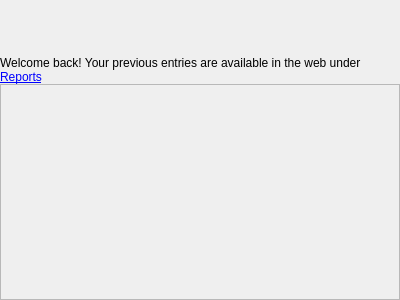
<?xml version="1.0" encoding="UTF-8"?>
<ui version="4.0">
 <class>TimeEntryListWidget</class>
 <widget class="QWidget" name="TimeEntryListWidget">
  <property name="geometry">
   <rect>
    <x>0</x>
    <y>0</y>
    <width>400</width>
    <height>300</height>
   </rect>
  </property>
  <property name="windowTitle">
   <string>Form</string>
  </property>
  <layout class="QVBoxLayout" name="verticalLayout">
   <property name="spacing">
    <number>0</number>
   </property>
   <property name="leftMargin">
    <number>0</number>
   </property>
   <property name="topMargin">
    <number>0</number>
   </property>
   <property name="rightMargin">
    <number>0</number>
   </property>
   <property name="bottomMargin">
    <number>0</number>
   </property>
   <item>
    <widget class="TimerWidget" name="timer" native="true">
     <property name="minimumSize">
      <size>
       <width>0</width>
       <height>56</height>
      </size>
     </property>
     <property name="maximumSize">
      <size>
       <width>16777215</width>
       <height>56</height>
      </size>
     </property>
    </widget>
   </item>
   <item>
    <widget class="QLabel" name="blankView">
     <property name="text">
      <string>Welcome back! Your previous entries are available in the web under &lt;a href=&quot;#reports&quot;&gt;Reports&lt;/a&gt;</string>
     </property>
     <property name="textFormat">
      <enum>Qt::RichText</enum>
     </property>
     <property name="alignment">
      <set>Qt::AlignLeading|Qt::AlignLeft|Qt::AlignTop</set>
     </property>
     <property name="wordWrap">
      <bool>true</bool>
     </property>
     <property name="margin">
      <number>10</number>
     </property>
    </widget>
   </item>
   <item>
    <widget class="QListWidget" name="list">
     <property name="autoFillBackground">
      <bool>false</bool>
     </property>
     <property name="styleSheet">
      <string notr="true">QListWidget { background-color:palette(window); }</string>
     </property>
     <property name="horizontalScrollBarPolicy">
      <enum>Qt::ScrollBarAsNeeded</enum>
     </property>
     <property name="sizeAdjustPolicy">
      <enum>QAbstractScrollArea::AdjustToContents</enum>
     </property>
    </widget>
   </item>
  </layout>
 </widget>
 <customwidgets>
  <customwidget>
   <class>TimerWidget</class>
   <extends>QWidget</extends>
   <header>timerwidget.h</header>
   <container>1</container>
  </customwidget>
 </customwidgets>
 <resources/>
 <connections/>
</ui>
